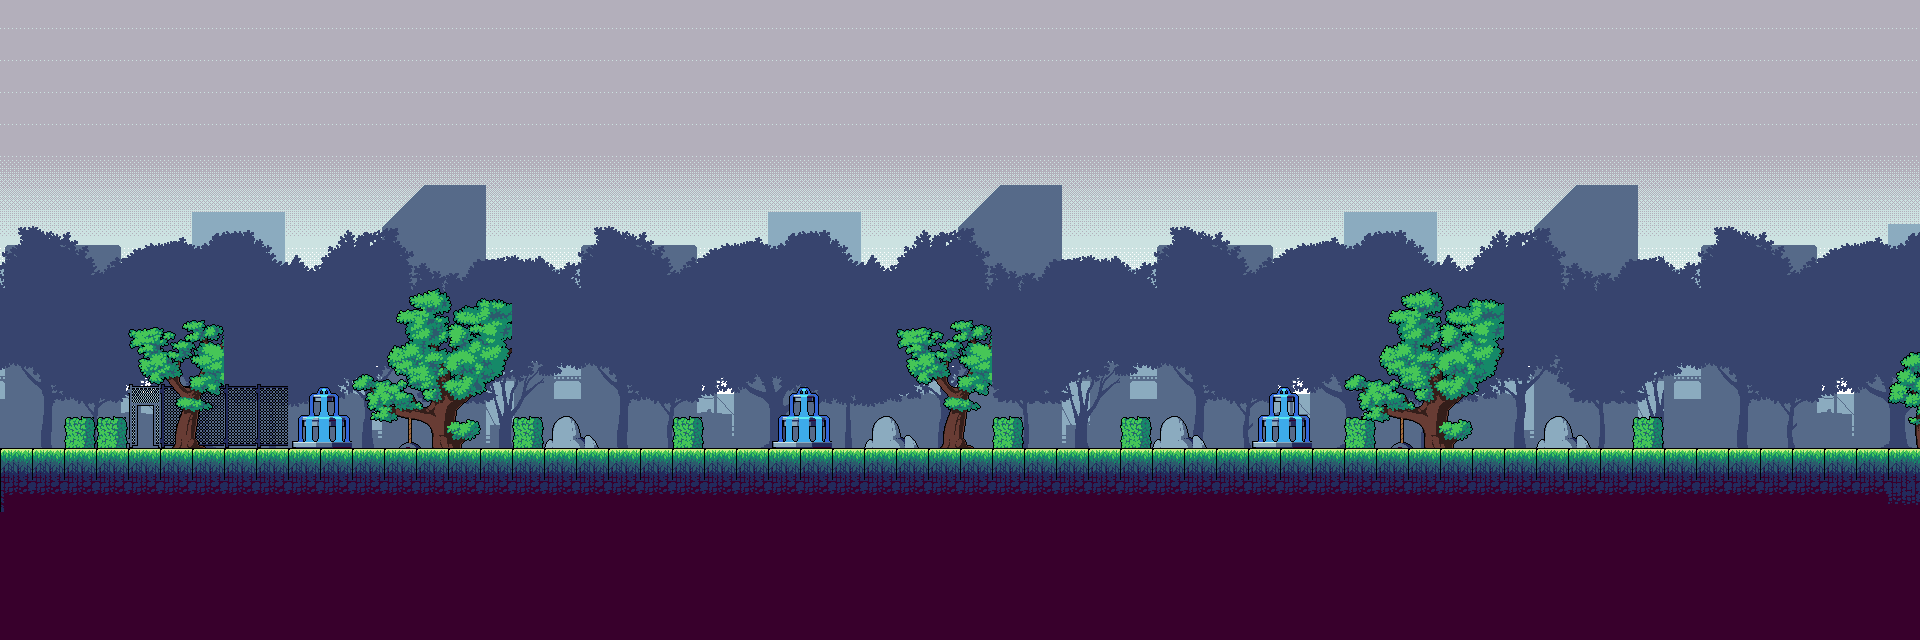

Tiled map render using the project's own tile images. Description and the map definition, with tile-layer contents summarised, below:
An orthogonal 60x20 tile map with 32x32 px tiles, 3 tile layers (Tile Layer 1, Tile Layer 2, Tile Layer 3), 11 tilesets.

<map version="1.0" orientation="orthogonal" renderorder="right-down" width="60" height="20" tilewidth="32" tileheight="32" nextobjectid="1">
 <tileset firstgid="1" name="Background" tilewidth="32" tileheight="32">
  <image source="../tiles/greenzone/2 Background/Day/Background.png" width="576" height="324" />
 </tileset>
 <tileset firstgid="181" name="Tileset" tilewidth="32" tileheight="32">
  <image source="../tiles/greenzone/Tileset.png" width="384" height="256" />
 </tileset>
 <tileset firstgid="277" name="1" tilewidth="32" tileheight="32">
  <image source="../tiles/greenzone/3 Objects/Bushes/1.png" width="32" height="33" />
 </tileset>
 <tileset firstgid="278" name="2" tilewidth="32" tileheight="32">
  <image source="../tiles/greenzone/3 Objects/Fence/2.png" width="35" height="64" />
 </tileset>
 <tileset firstgid="280" name="6" tilewidth="32" tileheight="32">
  <image source="../tiles/greenzone/3 Objects/Fence/6.png" width="48" height="64" />
 </tileset>
 <tileset firstgid="282" name="7" tilewidth="32" tileheight="32">
  <image source="../tiles/greenzone/3 Objects/Fence/7.png" width="48" height="64" />
 </tileset>
 <tileset firstgid="284" name="2" tilewidth="32" tileheight="32">
  <image source="../tiles/greenzone/3 Objects/Fountain/2.png" width="72" height="72" />
 </tileset>
 <tileset firstgid="288" name="Tree4" tilewidth="32" tileheight="32">
  <image source="../tiles/greenzone/3 Objects/Other/Tree4.png" width="175" height="190" />
 </tileset>
 <tileset firstgid="313" name="Tree2" tilewidth="32" tileheight="32">
  <image source="../tiles/greenzone/3 Objects/Other/Tree2.png" width="124" height="129" />
 </tileset>
 <tileset firstgid="325" name="Tree1" tilewidth="32" tileheight="32">
  <image source="../tiles/greenzone/3 Objects/Other/Tree1.png" width="62" height="103" />
 </tileset>
 <tileset firstgid="328" name="6" tilewidth="32" tileheight="32">
  <image source="../tiles/greenzone/3 Objects/Stones/6.png" width="70" height="44" />
 </tileset>
 <layer name="Tile Layer 1" width="60" height="20">
  <data>[1200 cells, 840 non-empty, 180 distinct tile ids]</data>
 </layer>
 <layer name="Tile Layer 2" width="60" height="20">
  <data>[1200 cells, 390 non-empty, 16 distinct tile ids]</data>
 </layer>
 <layer name="Tile Layer 3" width="60" height="20">
  <data>[1200 cells, 84 non-empty, 42 distinct tile ids]</data>
 </layer>
</map>
